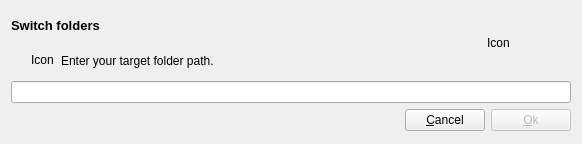
<?xml version="1.0" encoding="UTF-8"?>
<ui version="4.0">
 <class>DialogEditFolder</class>
 <widget class="QDialog" name="DialogEditFolder">
  <property name="geometry">
   <rect>
    <x>0</x>
    <y>0</y>
    <width>582</width>
    <height>144</height>
   </rect>
  </property>
  <property name="windowTitle">
   <string>Browser Folder</string>
  </property>
  <property name="modal">
   <bool>false</bool>
  </property>
  <layout class="QVBoxLayout" name="verticalLayout_3">
   <item>
    <layout class="QHBoxLayout" name="horizontalLayout_4">
     <item>
      <layout class="QVBoxLayout" name="verticalLayout_2">
       <item>
        <widget class="QLabel" name="labelTitle">
         <property name="font">
          <font>
           <pointsize>10</pointsize>
           <weight>75</weight>
           <bold>true</bold>
          </font>
         </property>
         <property name="text">
          <string>Switch folders</string>
         </property>
        </widget>
       </item>
       <item>
        <layout class="QHBoxLayout" name="horizontalLayout">
         <item>
          <spacer name="horizontalSpacer_3">
           <property name="orientation">
            <enum>Qt::Horizontal</enum>
           </property>
           <property name="sizeType">
            <enum>QSizePolicy::Fixed</enum>
           </property>
           <property name="sizeHint" stdset="0">
            <size>
             <width>20</width>
             <height>20</height>
            </size>
           </property>
          </spacer>
         </item>
         <item>
          <widget class="QLabel" name="labelInfoIcon">
           <property name="sizePolicy">
            <sizepolicy hsizetype="Fixed" vsizetype="Preferred">
             <horstretch>0</horstretch>
             <verstretch>0</verstretch>
            </sizepolicy>
           </property>
           <property name="minimumSize">
            <size>
             <width>24</width>
             <height>24</height>
            </size>
           </property>
           <property name="maximumSize">
            <size>
             <width>24</width>
             <height>24</height>
            </size>
           </property>
           <property name="text">
            <string>Icon</string>
           </property>
          </widget>
         </item>
         <item>
          <widget class="QLabel" name="labelInfo">
           <property name="text">
            <string>Enter your target folder path.</string>
           </property>
          </widget>
         </item>
        </layout>
       </item>
      </layout>
     </item>
     <item>
      <widget class="QLabel" name="labelIcon">
       <property name="sizePolicy">
        <sizepolicy hsizetype="Fixed" vsizetype="Fixed">
         <horstretch>0</horstretch>
         <verstretch>0</verstretch>
        </sizepolicy>
       </property>
       <property name="minimumSize">
        <size>
         <width>64</width>
         <height>64</height>
        </size>
       </property>
       <property name="maximumSize">
        <size>
         <width>64</width>
         <height>64</height>
        </size>
       </property>
       <property name="text">
        <string>Icon</string>
       </property>
      </widget>
     </item>
     <item>
      <spacer name="horizontalSpacer_2">
       <property name="orientation">
        <enum>Qt::Horizontal</enum>
       </property>
       <property name="sizeType">
        <enum>QSizePolicy::Fixed</enum>
       </property>
       <property name="sizeHint" stdset="0">
        <size>
         <width>20</width>
         <height>20</height>
        </size>
       </property>
      </spacer>
     </item>
    </layout>
   </item>
   <item>
    <widget class="QLineEdit" name="lineEditFolder">
     <property name="minimumSize">
      <size>
       <width>500</width>
       <height>0</height>
      </size>
     </property>
    </widget>
   </item>
   <item>
    <layout class="QHBoxLayout" name="horizontalLayout_2">
     <item>
      <spacer name="horizontalSpacer">
       <property name="orientation">
        <enum>Qt::Horizontal</enum>
       </property>
       <property name="sizeHint" stdset="0">
        <size>
         <width>40</width>
         <height>20</height>
        </size>
       </property>
      </spacer>
     </item>
     <item>
      <widget class="QPushButton" name="pushButtonCancel">
       <property name="text">
        <string>&amp;Cancel</string>
       </property>
       <property name="default">
        <bool>false</bool>
       </property>
      </widget>
     </item>
     <item>
      <widget class="QPushButton" name="pushButtonOk">
       <property name="enabled">
        <bool>false</bool>
       </property>
       <property name="text">
        <string>&amp;Ok</string>
       </property>
       <property name="default">
        <bool>true</bool>
       </property>
      </widget>
     </item>
    </layout>
   </item>
  </layout>
 </widget>
 <resources/>
 <connections>
  <connection>
   <sender>pushButtonCancel</sender>
   <signal>clicked()</signal>
   <receiver>DialogEditFolder</receiver>
   <slot>reject()</slot>
   <hints>
    <hint type="sourcelabel">
     <x>395</x>
     <y>124</y>
    </hint>
    <hint type="destinationlabel">
     <x>278</x>
     <y>119</y>
    </hint>
   </hints>
  </connection>
  <connection>
   <sender>pushButtonOk</sender>
   <signal>clicked()</signal>
   <receiver>DialogEditFolder</receiver>
   <slot>accept()</slot>
   <hints>
    <hint type="sourcelabel">
     <x>481</x>
     <y>120</y>
    </hint>
    <hint type="destinationlabel">
     <x>197</x>
     <y>106</y>
    </hint>
   </hints>
  </connection>
 </connections>
</ui>
